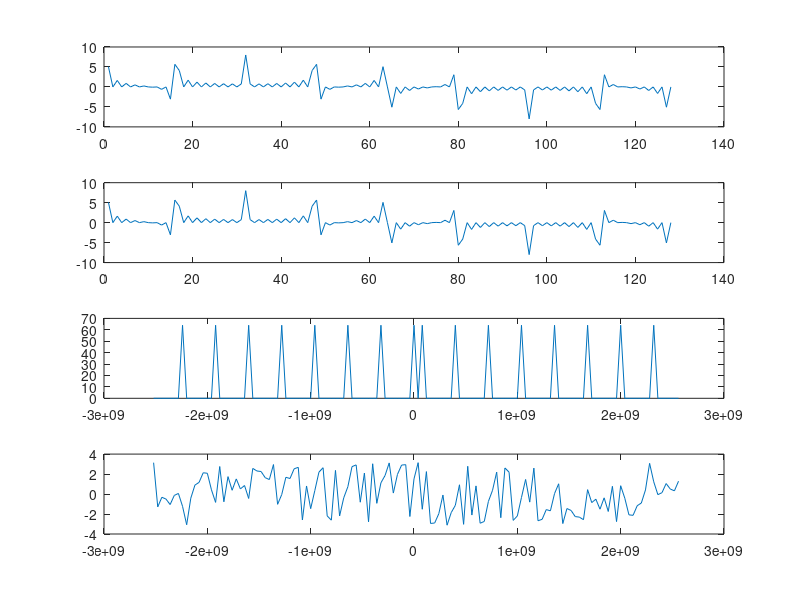

The MATLAB script that drew this image:
% Create a time domain signal
% Perform FFT
% Display results

clear;
close;
clc;

pkg load signal;

FFTsize = 128;

Fsampling = 40.0e6;
Fnyquist = Fsampling / 2;

% Create Time Domain Signal
% SigInTimeDomain = sin(2*pi*[1:FFTsize]*2/FFTsize);
% SigInTimeDomain = SigInTimeDomain + sin(2*pi*[1:FFTsize]*16/FFTsize);

% Define a magnitude for the sine waved at each of the frequencies
Mags = zeros(1,FFTsize);
for i = 1:8:FFTsize/2-1
  Mags(i) = 1;
end

% Sum the sine waves of each freuency together using the magnitudes defined
% above.
SigInTimeDomain = zeros(1,FFTsize);
for i = 1:FFTsize
  SigInTimeDomain = SigInTimeDomain + Mags(i)*sin(2*pi*[1:FFTsize]*i/FFTsize);
end

% Perform FFT result in array of complex numbers
ComplexInFreqDomain = fft(SigInTimeDomain);

% Align the 0 bin with the middle of the array. This makes the plots look better.
ComplexShifted = fftshift(ComplexInFreqDomain);

% Extract real magnitude term from complex
MagInFreqDomain = abs(ComplexShifted);

% Extract phase from complex
PhaseInFreqDomain = angle(ComplexShifted);

% Convert the x address from 1 to 128 to frequency
x = [1:FFTsize] - FFTsize/2;
x = x*Fsampling;

% Use iFFT to convert from frequency domain back to time domain
ComplexBackToTimeDomain = ifft(ComplexInFreqDomain);

% iFFT returns a complex number with all the imaginary numbers zero.
RealBackToTimeDomain = real(ComplexBackToTimeDomain);

% Use subplot to display the time domain signal, the magnitude and phase in a
% single figure.  The first digit represents number of rows, 2nd digit is the
% number of columns and 3rd digit indicates subplot order. You can put
% commas between the digits if you prefer. 
figure
subplot(411);
plot(SigInTimeDomain)
subplot(412);
plot(real(RealBackToTimeDomain) )
subplot(413);
plot(x,MagInFreqDomain)
subplot(414);
plot(x,PhaseInFreqDomain)

return;
